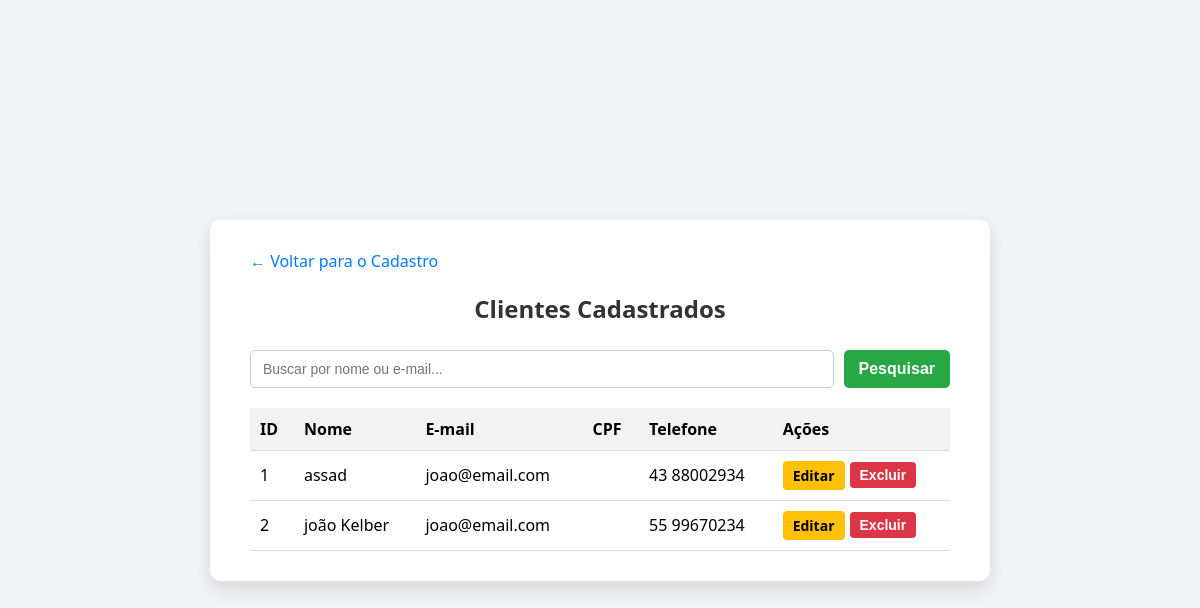
The app's page /lista, older data.
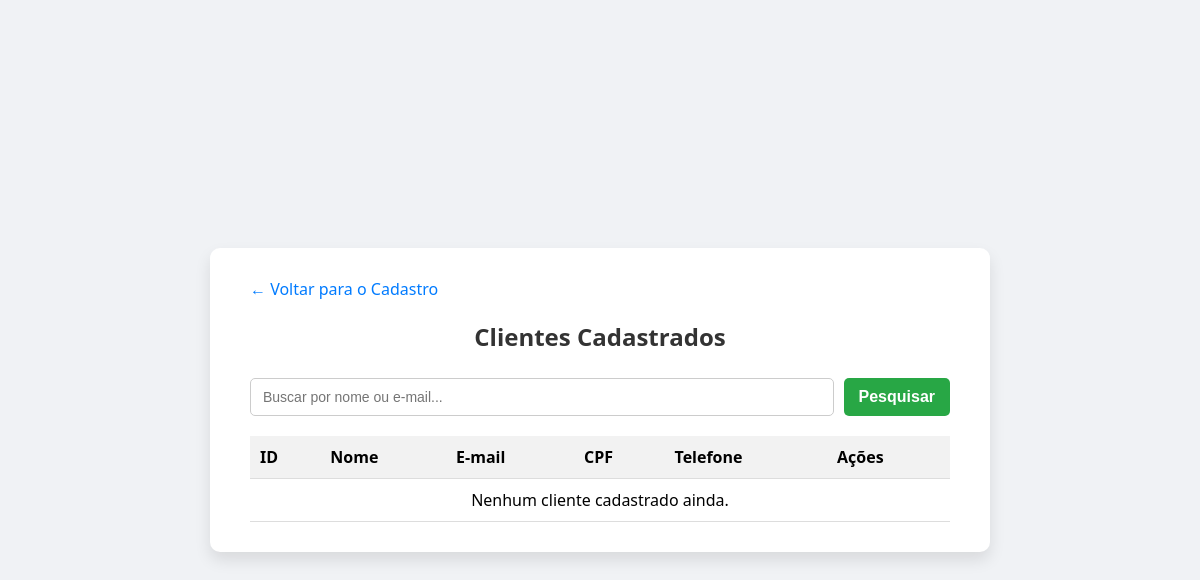
The same page, newer data.
### tables this page shows
CREATE TABLE clientes (
            id INTEGER PRIMARY KEY AUTOINCREMENT,
            nome TEXT NOT NULL,
            email TEXT NOT NULL,
            telefone TEXT,
            cpf TEXT  /* <-- NOVO CAMPO AQUI */
        );

### app.py (the view)
@app.route('/lista')
def lista():
    conn = get_db_connection()
    busca = request.args.get('busca')
    if busca:
        clientes = conn.execute(
            'SELECT * FROM clientes WHERE nome LIKE ? OR email LIKE ?',
            (f'%{busca}%', f'%{busca}%')
        ).fetchall()
    else:
        clientes = conn.execute('SELECT * FROM clientes').fetchall()
    conn.close()
    return render_template('lista.html', clientes=clientes, busca=busca)

### app.py (called while the page is built)
def get_db_connection():
    conn = sqlite3.connect('clientes.db')
    conn.row_factory = sqlite3.Row
    return conn

### templates/lista.html (shortened to what this page needs)
<!DOCTYPE html>
<html lang="pt-BR">
<head>
    <link rel="stylesheet" href="{{ url_for('static', filename='style.css') }}">
</head>
<body>
    <div class="container" style="max-width: 700px;">
        <a href="/" class="btn-voltar">← Voltar para o Cadastro</a>
        <h2>Clientes Cadastrados</h2>
        <form method="GET" action="{{ url_for('lista') }}" class="form-busca">
            <input type="text" name="busca" placeholder="Buscar por nome ou e-mail..." value="{{ busca or '' }}">
            <button type="submit" class="btn-buscar">Pesquisar</button>
        </form>
        <table>
            <thead>
                <tr>
                    <th>ID</th>
                    <th>Nome</th>
                    <th>E-mail</th>
                    <th>CPF</th>
                    <th>Telefone</th>
                    <th>Ações</th>
                </tr>
            </thead>
            <tbody>
                {% for cliente in clientes %}
                <tr>
                    <td>{{ loop.index }}</td>
                    <td>{{ cliente['nome'] }}</td>
                    <td>{{ cliente['email'] }}</td>
                    <td>{{ cliente['cpf'] }}</td>
                    <td>{{ cliente['telefone'] }}</td>
                    <td>
                        <div style="display: flex; gap: 5px; align-items: center;">
                            <a href="{{ url_for('editar', id=cliente['id']) }}" class="btn-editar"
                                style="text-decoration: none; padding: 5px 10px; background: #ffc107; color: black; border-radius: 4px; font-size: 14px;">Editar</a>
                            <form action="{{ url_for('excluir', id=cliente['id']) }}" method="POST"
                                onsubmit="return confirm('Tem certeza que deseja excluir este cliente?');"
                                style="margin: 0;">
                                <button type="submit" class="btn-excluir"
                                    style="padding: 5px 10px; background: #dc3545; color: white; border: none; border-radius: 4px; cursor: pointer; font-size: 14px;">Excluir</button>
                            </form>
                        </div>
                    </td>
                </tr>
                {% else %}
                <tr>
                    <td colspan="6" style="text-align: center;">Nenhum cliente cadastrado ainda.</td>
                </tr>
                {% endfor %}
            </tbody>
        </table>
    </div>
</body>
</html>

Row changes from the older to the newer data that the page shows:
removed clientes: nome "assad", email "joao@email.com", telefone "43 88002934"
removed clientes: nome "joão Kelber", email "joao@email.com", telefone "55 99670234"
Text that changed along with them:
text now shown: "Nenhum cliente cadastrado ainda."
